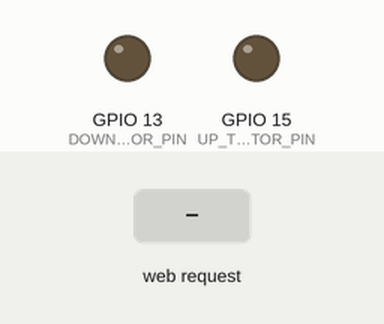
Simulated run of this sketch. Board: ESP8266 (NodeMCU). Parts: output pins drawn as LEDs (lit = HIGH). The test bench sets the inputs (shaded band). WiFi joins after 1.5 s; servers stay silent unless stated; what the sketch prints to the serial monitor is not drawn.

Above: at 3.2 s.
3.3 s: HTTP request GET /up received
At 4.5 s:
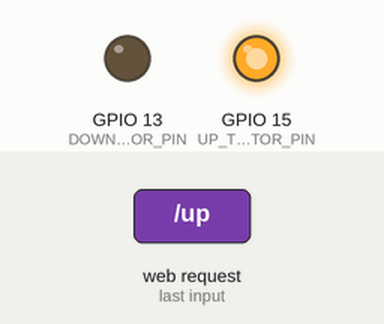
4.8 s: HTTP request GET /down received
At 5.7 s:
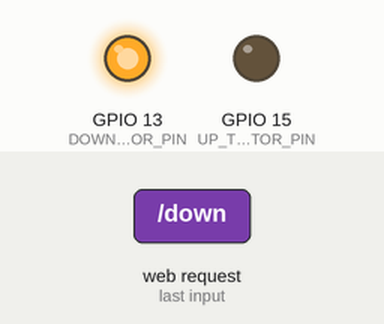
6.3 s: HTTP request GET /stop received
At 6.8 s:
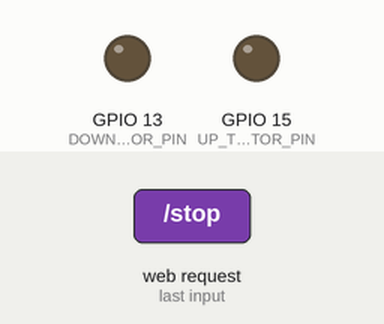
Timing chart, 0 to 9.3 s (numbered marks = the images above; inputs shaded):
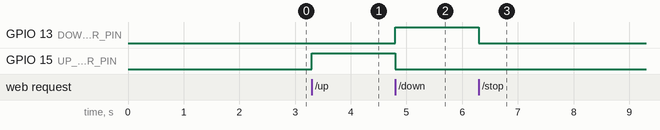

The sketch:

main.ino
```cpp
#include <ESP8266WiFi.h>
#include <ESP8266WebServer.h>
#include <ESP8266mDNS.h>
#include <map>

// Wifi and DNS settings
const char* SSID = "ssid";
const char* PASSWORD = "password";
const char* ESP_DNS_HOSTNAME = "standingdesk"; // http://standingdesk.local

// figured those values out by trial and error
const int standingTime = 13500;
const int seatingTime = 12000;
const int waitDelay = 200;

// static IP config
const IPAddress STATIC_IP(192, 168, 137, 136);
const IPAddress GATEWAY(192, 168, 1, 1);
const IPAddress SUBNET(255, 255, 255, 0);

// pins for motor control
const int UP_TRANSISTOR_PIN = 15;   // D7 on ESP
const int DOWN_TRANSISTOR_PIN = 13; // D8 on ESP

enum MovementCommand { STOP, STANDING, SEATING, UP, DOWN };

// map for movement command strings
const std::map<MovementCommand, const char*> COMMAND_STRINGS = {
    {STOP, "stop"},
    {STANDING, "standing"},
    {SEATING, "seating"},
    {UP, "up"},
    {DOWN, "down"}
};

// movement state variables
unsigned long movementStartTime = 0;
unsigned long movementDuration = 0;
bool isMoving = false;
MovementCommand currentCommand = STOP;

// html web page for the ESP, will be updated later by a function
const char* HTML_HOMEPAGE_STRING = "";
ESP8266WebServer server(80);

void connectToWiFi();
void executeCommand(MovementCommand command);
void stopMovement();
void updateMovementState();
void handleMovementRequest(MovementCommand command, int duration = 0);
void setupDNS();
void setHomePageString();

void setup() {
  // configure motor pins
  pinMode(UP_TRANSISTOR_PIN, OUTPUT);
  pinMode(DOWN_TRANSISTOR_PIN, OUTPUT);

  // start serial communication
  Serial.begin(115200);

  // connect to WiFi
  connectToWiFi();

  // configure server routes
  setHomePageString();
  server.on("/", [](){ server.send(200, "text/html", HTML_HOMEPAGE_STRING); });
  server.on("/up", []() { handleMovementRequest(UP); });
  server.on("/down", []() { handleMovementRequest(DOWN); });
  server.on("/standing", []() { handleMovementRequest(STANDING, standingTime); });
  server.on("/seating", []() { handleMovementRequest(SEATING, seatingTime); });
  server.on("/stop", []() {
    if (!isMoving && currentCommand == STOP) {
      server.send(400, "text/plain", "No active movement to stop");
    } else {
      server.send(200, "text/plain", "Stopping movement");
      stopMovement();
    }
  });

  // start the server
  server.begin();

  // set the desk state initially to be stopped
  stopMovement();
}

void loop() {
  // reconnect to WiFi if disconnected
  if (WiFi.status() != WL_CONNECTED) {
    connectToWiFi();
  }

  // update mDNS
  MDNS.update();

  // handle incoming client requests
  server.handleClient();

  // update movement state
  updateMovementState();
}

// loop to connect to wifi, set up static IP, run mDNS
void connectToWiFi() {
  WiFi.config(STATIC_IP, GATEWAY, SUBNET);
  WiFi.begin(SSID, PASSWORD);

  Serial.print("Connecting to WiFi");
  while (WiFi.status() != WL_CONNECTED) {
    delay(1000);
    Serial.print(".");
  }
  Serial.println("\n[INFO]Connected to WiFi");
  Serial.println(WiFi.localIP());

  setupDNS();
}

// setup the mDNS broadcast
void setupDNS(){
  if (MDNS.begin(ESP_DNS_HOSTNAME)) {
    Serial.println("[INFO] mDNS responder started");
    MDNS.addService("http", "tcp", 80);
  } else {
    Serial.println("[ERROR] Error setting up mDNS responder!");
  }
}

// handle a movement request
void handleMovementRequest(MovementCommand command, int duration) {
  if (isMoving && (command == STANDING || command == SEATING)) {
    server.send(400, "text/plain", "Already executing a timed movement");
    return;
  }

  executeCommand(command);
  server.send(200, "text/plain", "Starting " + String(COMMAND_STRINGS.at(command)) + " command.");

  // if the command involves a timed movement, set up the timer
  if (command == STANDING || command == SEATING) {
    movementStartTime = millis();
    movementDuration = duration;
    isMoving = true;
  }
}

// execute a specific movement command
void executeCommand(MovementCommand command) {
  // ensure motors are off before starting any movement
  stopMovement();

  currentCommand = command;

  switch (command) {
    case UP:
    case STANDING:
      digitalWrite(UP_TRANSISTOR_PIN, HIGH);
      Serial.println("[INFO] Moving up (Command="+String(COMMAND_STRINGS.at(command))+").");
      break;
    case DOWN:
    case SEATING:
      digitalWrite(DOWN_TRANSISTOR_PIN, HIGH);
      Serial.println("[INFO] Moving down (Command="+String(COMMAND_STRINGS.at(command))+").");
      break;
    case STOP:
    default:
      stopMovement();
      Serial.println("[INFO] Stopping movement.");
      break;
  }
}

// stop all movement
void stopMovement() {
  digitalWrite(UP_TRANSISTOR_PIN, LOW);
  digitalWrite(DOWN_TRANSISTOR_PIN, LOW);
  isMoving = false;
  currentCommand = STOP;
  movementDuration = 0;
}

// update movement state
void updateMovementState() {
  if (isMoving && (currentCommand == STANDING || currentCommand == SEATING) &&
      millis() - movementStartTime >= movementDuration) {
    stopMovement();
    server.send(200, "text/plain", "Finished executing `" + String(COMMAND_STRINGS.at(currentCommand)) + "` command.");
    Serial.println("[INFO] Timed movement completed.");
  }
}

void setHomePageString(){
    HTML_HOMEPAGE_STRING = "<!DOCTYPE html><html lang=\"en\"><head><meta charset=\"UTF-8\"><meta name=\"viewport\" content=\"width=device-width, initial-scale=1.0\"><title>ESP Standing Desk Controller</title><style>body {font-family: Arial, sans-serif;margin: 0;padding: 20px;display: flex;flex-direction: column;align-items: center;justify-content: center;min-height: 80vh;background-color: #f0f0f0;}h1 {margin-bottom: 20px;color: #333;text-align: center;}.button-container {display: grid;grid-template-columns: repeat(auto-fit, minmax(120px, 1fr));gap: 15px;width: 100%;max-width: 400px;margin-bottom: 20px;}.button {padding: 12px;font-size: 16px;color: white;background-color: #007BFF;border: none;border-radius: 5px;cursor: pointer;text-align: center;transition: background-color 0.3s;}.button:hover {background-color: #0056b3;}.terminal {width: 100%;max-width: 800px;height: 400px;background-color: #000;color: #0f0;padding: 10px;overflow-y: auto;border-radius: 5px;font-family: monospace;font-size: 14px;box-sizing: border-box;}.terminal p {margin: 0;}</style></head><body><h1>ESP Standing Desk Controller</h1><div class=\"button-container\"><button class=\"button\" onmousedown=\"startCommand('up')\" onmouseup=\"stopCommand()\">Up</button><button class=\"button\" onmousedown=\"startCommand('down')\" onmouseup=\"stopCommand()\">Down</button><button class=\"button\" onclick=\"sendCommand('stop')\">Stop</button><button class=\"button\" onclick=\"sendCommand('standing')\">Standing</button><button class=\"button\" onclick=\"sendCommand('seating')\">Seating</button></div><div class=\"terminal\" id=\"terminal\"></div><script>let commandSent = false;function logMessage(message) {const terminal = document.getElementById('terminal');const log = document.createElement('p');const now = new Date();const hours = now.getHours().toString().padStart(2, '0');const minutes = now.getMinutes().toString().padStart(2, '0');const seconds = now.getSeconds().toString().padStart(2, '0');const milliseconds = now.getMilliseconds().toString().padStart(3, '0');const timestamp = `${hours}:${minutes}:${seconds}.${milliseconds}`;log.textContent = `[${timestamp}] ${message}`;terminal.appendChild(log);terminal.scrollTop = terminal.scrollHeight;}function sendCommand(command) {if (commandSent) return;commandSent = true;logMessage(`Sending request: ${command}`);fetch(`/${command}`).then(response => {if (!response.ok) {throw new Error(`Server responded with status ${response.status}`);}return response.text();}).then(data => {logMessage(`Server response: ${data}`);}).catch(error => {logMessage(`Error: ${error.message}`);}).finally(() => {commandSent = false;});}function startCommand(command) {sendCommand(command);}function stopCommand() {sendCommand('stop');}</script></body></html>";
}
```

Measured:
- after the input at 3.3 s, GPIO 15 (UP_TRANSISTOR_PIN): LOW → HIGH at once
- after the input at 4.8 s, GPIO 13 (DOWN_TRANSISTOR_PIN): LOW → HIGH at once; GPIO 15 (UP_TRANSISTOR_PIN): HIGH → LOW at once
- after the input at 6.3 s, GPIO 13 (DOWN_TRANSISTOR_PIN): HIGH → LOW at once
